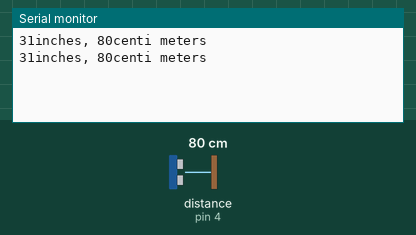
Bench run of a sketch on a simulated Arduino Uno, built with avr-gcc and run on an emulated ATmega328P. On the bench: the last lines printed to the serial monitor. Wiring (inferred from the names in the program): ultrasonic range finder: trigger pin 2; echo pin 4. The inputs (shaded band) are chosen by the test bench; at power-on: distance to the obstacle (sensor on pin 4) 80 cm. The echo pulse lasts 58.3 µs per cm.

Above: at 10.8 s.
10.9 s: distance to the obstacle (sensor on pin 4) set to 2 cm
At 20.7 s:
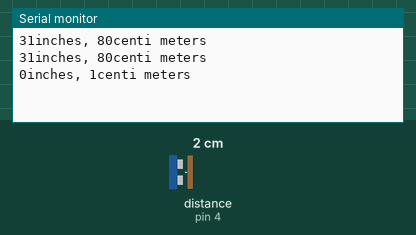
20.9 s: distance to the obstacle (sensor on pin 4) set to 4 cm
At 31.1 s:
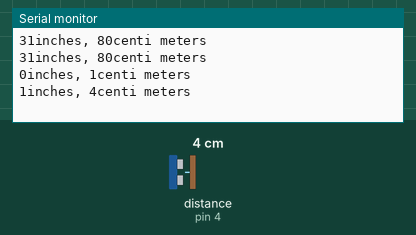
Timing chart, 0 to 32.6 s (numbered marks = the images above; inputs shaded):
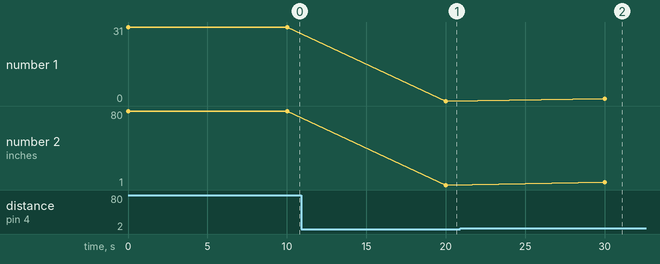

Measured:
- after the input at 10.9 s, the serial monitor: prints a new line after 9.1 s (image 1)
- after the input at 20.9 s, the serial monitor: prints a new line after 9.1 s (image 2)
- plotted number 1: 31 → 0 after the input at 10.9 s
- plotted number 2: 80 → 1 after the input at 10.9 s, 1 → 4 after the input at 20.9 s

The sketch:

arduniap.ino
```cpp
const int trigPin = 2;

const int echoPin = 4;


void setup() {


  Serial.begin(9600);

}


void loop()

{


  long duration, inches, centimeters;


  pinMode(trigPin, OUTPUT);

  digitalWrite(trigPin, LOW);

  delayMicroseconds(2);

  digitalWrite(trigPin, HIGH);

  delayMicroseconds(10);

  digitalWrite(trigPin, LOW);

  pinMode(echoPin, INPUT);

  duration = pulseIn(echoPin, HIGH);


  inches = microsecondsToInches(duration);

  centimeters = microsecondsToCentimeters(duration);


  Serial.print(inches);

  Serial.print("inches, ");

  Serial.print(centimeters);

  Serial.print("centi meters");

  Serial.println();


  delay(10000);

}


long microsecondsToInches(long microseconds)

{

  return microseconds / 74 / 2;

}


long microsecondsToCentimeters(long microseconds)

{
  return microseconds / 29 / 2;

}
```
